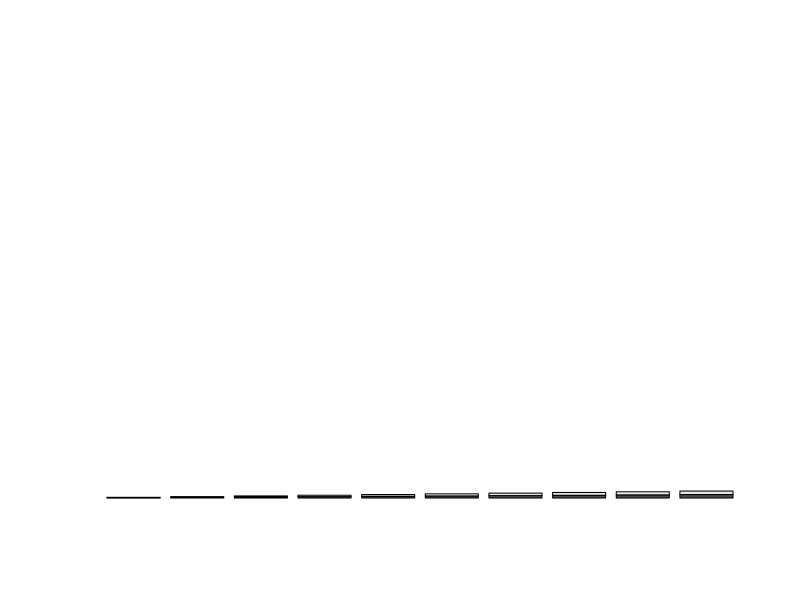

The R script that drew this image: (Note: this script raises an error after producing the figure.)

# order: closed in, closed out, merged in, merged out
data_internals <- structure(list(atom=c(385L, 201L, 605L, 254L),electron=c(263L, 166L, 1049L, 952L), hubot=c(155L, 55L, 268L, 100L), git_lfs=c(53L, 53L, 169L, 159L), linguist=c(521L, 212L, 515L, 603L)), .Names = c("atom", "electron", "hubot", "git_lfs", "linguist"), class = "data.frame", row.names = c(NA, -5L))
colours <- c("red", "yellow","red","yellow")

# Closed
d <- data.frame(row.names=c("atom_in","atom_out","electron_in","electron_out", "hubot_in","hubot_out","git-lfs_in","git-lfs_out", "linguist_in","linguist_out"), 
                internals=c(1,2,3,4,5,6,7,8,9,10),externals=c(1,2,3,4,5,6,7,8,9,10))
d <- do.call(rbind, d)
barplot(d, beside = FALSE, ylim=c(0,1200), legend.text = c("PRs Closed (Meets)", "PRs Closed (Does not)", "PRs Merged (Meets)", "PRs Merged (Doest not)"), 
        args.legend = list(x = "topright", bty="n"), names.arg = c("Atom", "Electron", "Hubot", "Git-lfs", "Linguist"))
